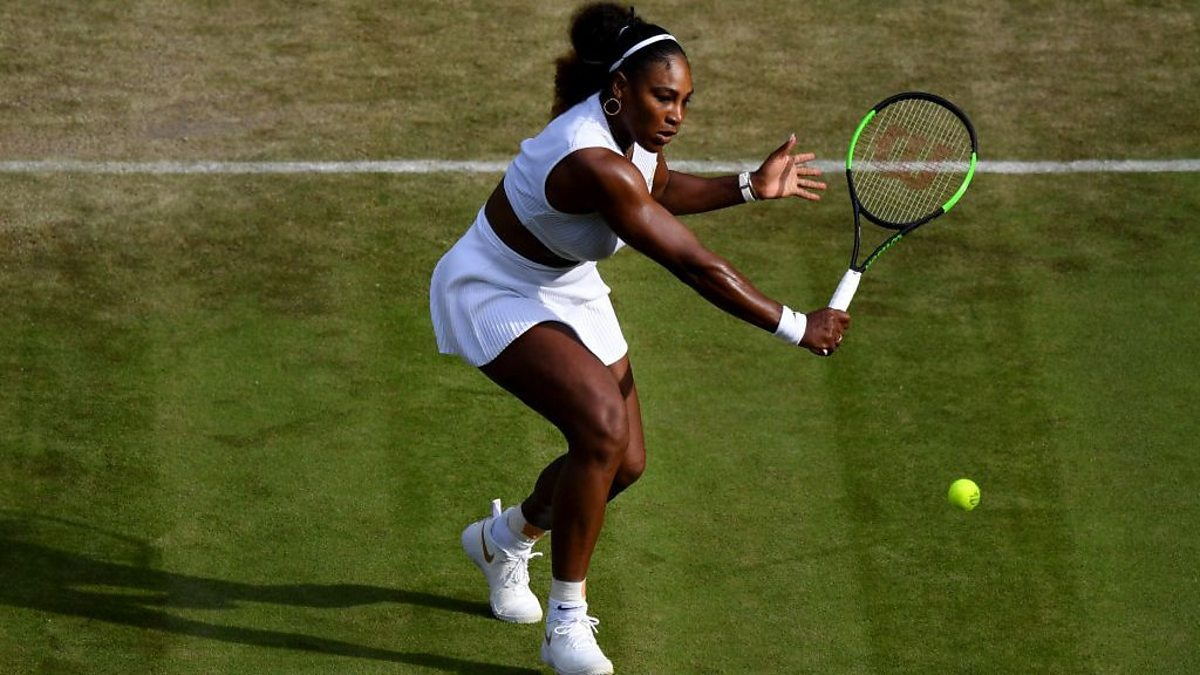
#> input picture img/Sw.jpg, 1200 x 675 px
$ python findBlob.py   (older library calls are emulated)
#> lines starting #> are read from the running program, lines starting #| are printed output that depends on the picture; long printed decimals are rounded
#!/usr/bin/python

# Standard imports
import cv2
import numpy as np

# Read image
img = cv2.imread("img/Sw.jpg", cv2.IMREAD_GRAYSCALE)
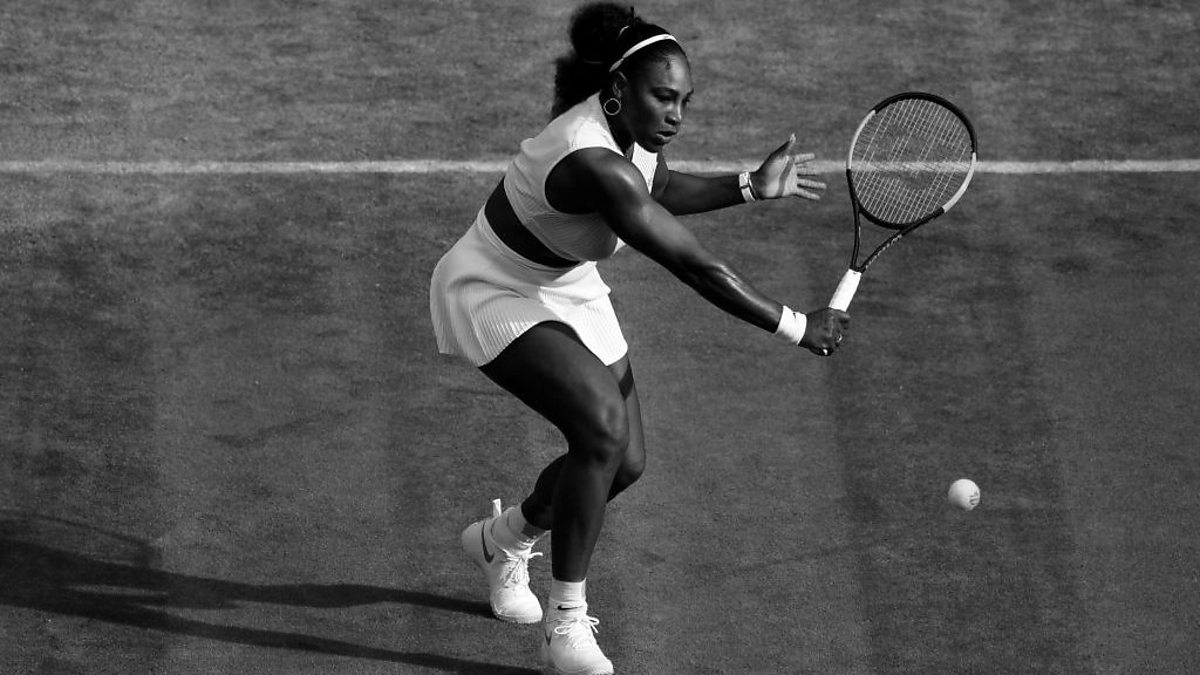
#> img: shape (675, 1200); min 0, max 255, mean 81.1
# [6 lines of commented-out code are left out]

params = cv2.SimpleBlobDetector_Params()

params.filterByArea = True

params.filterByColor = True
params.blobColor = 255;

# Filter by Circularity
params.filterByCircularity = True
params.minCircularity = 0.1

# Filter by Convexity
params.filterByConvexity = True
params.minConvexity = 0.87

# Filter by Inertia
params.filterByInertia = True
params.minInertiaRatio = 0.01

# Create a detector with the parameters
ver = (cv2.__version__).split('.')
if int(ver[0]) < 3:
    detector = cv2.SimpleBlobDetector(params)
else:
    detector = cv2.SimpleBlobDetector_create(params)

# Detect blobs.
keypoints = detector.detect(img)
#> keypoints = 4 keypoints; (x, y, size): (665, 224, 42.4), (845, 291, 33.1), (793, 324, 28), (966, 492, 27.6)

# Draw detected blobs as red circles.
# cv2.DRAW_MATCHES_FLAGS_DRAW_RICH_KEYPOINTS ensures
# the size of the circle corresponds to the size of blob
for i in keypoints :
    print(i.pt[0])
    print(i.pt[1])
    print(i.response)
#> this loop made 4 passes
#> i on passes 1 to 4: keypoint at (965.5, 491.5), size 27.6, keypoint at (845.4, 290.5), size 33.1, keypoint at (665.2, 224), size 42.4, keypoint at (792.5, 323.6), size 28
#| 965.507
#| 491.529
#| 0.0
#| 845.404
#| 290.518
#| 0.0
#| 665.184
#| 224.012
#| 0.0
#| 792.520
#> (further printed lines are left out)

print(keypoints)
#> (printed output is left out)

img1 = cv2.drawKeypoints(img, keypoints, np.array([]), (0, 0, 255),
                                      cv2.DRAW_MATCHES_FLAGS_DRAW_RICH_KEYPOINTS)

# [8 lines of commented-out code are left out]
cv2.imshow("Keypoints", img1)
cv2.waitKey(0)
